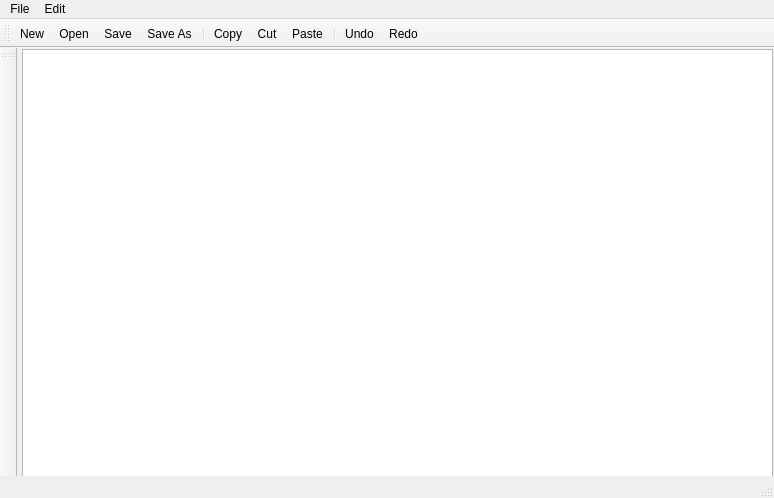
<?xml version="1.0" encoding="UTF-8"?>
<ui version="4.0">
 <class>note</class>
 <widget class="QMainWindow" name="note">
  <property name="geometry">
   <rect>
    <x>0</x>
    <y>0</y>
    <width>774</width>
    <height>498</height>
   </rect>
  </property>
  <property name="windowTitle">
   <string>MainWindow</string>
  </property>
  <widget class="QWidget" name="centralwidget">
   <widget class="QTextEdit" name="textEdit">
    <property name="geometry">
     <rect>
      <x>5</x>
      <y>1</y>
      <width>751</width>
      <height>431</height>
     </rect>
    </property>
    <property name="styleSheet">
     <string notr="true">background-image:url(:/img/bg.jpg)</string>
    </property>
   </widget>
  </widget>
  <widget class="QMenuBar" name="menubar">
   <property name="geometry">
    <rect>
     <x>0</x>
     <y>0</y>
     <width>774</width>
     <height>26</height>
    </rect>
   </property>
   <widget class="QMenu" name="menufile">
    <property name="title">
     <string>File</string>
    </property>
    <addaction name="actionNew"/>
    <addaction name="actionOpen"/>
    <addaction name="separator"/>
    <addaction name="actionSave"/>
    <addaction name="actionSave_As"/>
   </widget>
   <widget class="QMenu" name="menuEdit">
    <property name="title">
     <string>Edit</string>
    </property>
    <addaction name="actionCopy"/>
    <addaction name="actionCut"/>
    <addaction name="actionPaste"/>
    <addaction name="separator"/>
    <addaction name="actionUndo"/>
    <addaction name="actionRedo"/>
   </widget>
   <addaction name="menufile"/>
   <addaction name="menuEdit"/>
  </widget>
  <widget class="QStatusBar" name="statusbar"/>
  <widget class="QToolBar" name="toolBar">
   <property name="windowTitle">
    <string>toolBar</string>
   </property>
   <attribute name="toolBarArea">
    <enum>LeftToolBarArea</enum>
   </attribute>
   <attribute name="toolBarBreak">
    <bool>false</bool>
   </attribute>
  </widget>
  <widget class="QToolBar" name="toolBar_2">
   <property name="windowTitle">
    <string>toolBar_2</string>
   </property>
   <attribute name="toolBarArea">
    <enum>TopToolBarArea</enum>
   </attribute>
   <attribute name="toolBarBreak">
    <bool>false</bool>
   </attribute>
   <addaction name="actionNew"/>
   <addaction name="actionOpen"/>
   <addaction name="actionSave"/>
   <addaction name="actionSave_As"/>
   <addaction name="separator"/>
   <addaction name="actionCopy"/>
   <addaction name="actionCut"/>
   <addaction name="actionPaste"/>
   <addaction name="separator"/>
   <addaction name="actionUndo"/>
   <addaction name="actionRedo"/>
  </widget>
  <action name="actionNew">
   <property name="icon">
    <iconset>
     <normaloff>:/img/File.png</normaloff>:/img/File.png</iconset>
   </property>
   <property name="text">
    <string>New</string>
   </property>
  </action>
  <action name="actionOpen">
   <property name="icon">
    <iconset>
     <normaloff>:/img/Open.png</normaloff>:/img/Open.png</iconset>
   </property>
   <property name="text">
    <string>Open</string>
   </property>
  </action>
  <action name="actionSave">
   <property name="icon">
    <iconset>
     <normaloff>:/img/Save.png</normaloff>:/img/Save.png</iconset>
   </property>
   <property name="text">
    <string>Save</string>
   </property>
  </action>
  <action name="actionSave_As">
   <property name="icon">
    <iconset>
     <normaloff>:/img/SaveAs.png</normaloff>:/img/SaveAs.png</iconset>
   </property>
   <property name="text">
    <string>Save As</string>
   </property>
  </action>
  <action name="actionCopy">
   <property name="icon">
    <iconset>
     <normaloff>:/img/Copy.png</normaloff>:/img/Copy.png</iconset>
   </property>
   <property name="text">
    <string>Copy</string>
   </property>
  </action>
  <action name="actionCut">
   <property name="icon">
    <iconset>
     <normaloff>:/img/Cut.png</normaloff>:/img/Cut.png</iconset>
   </property>
   <property name="text">
    <string>Cut</string>
   </property>
  </action>
  <action name="actionPaste">
   <property name="icon">
    <iconset>
     <normaloff>:/img/Paste.png</normaloff>:/img/Paste.png</iconset>
   </property>
   <property name="text">
    <string>Paste</string>
   </property>
  </action>
  <action name="actionUndo">
   <property name="icon">
    <iconset>
     <normaloff>:/img/Undo.png</normaloff>:/img/Undo.png</iconset>
   </property>
   <property name="text">
    <string>Undo</string>
   </property>
  </action>
  <action name="actionRedo">
   <property name="icon">
    <iconset>
     <normaloff>:/img/Redo.png</normaloff>:/img/Redo.png</iconset>
   </property>
   <property name="text">
    <string>Redo</string>
   </property>
  </action>
 </widget>
 <resources/>
 <connections/>
</ui>
